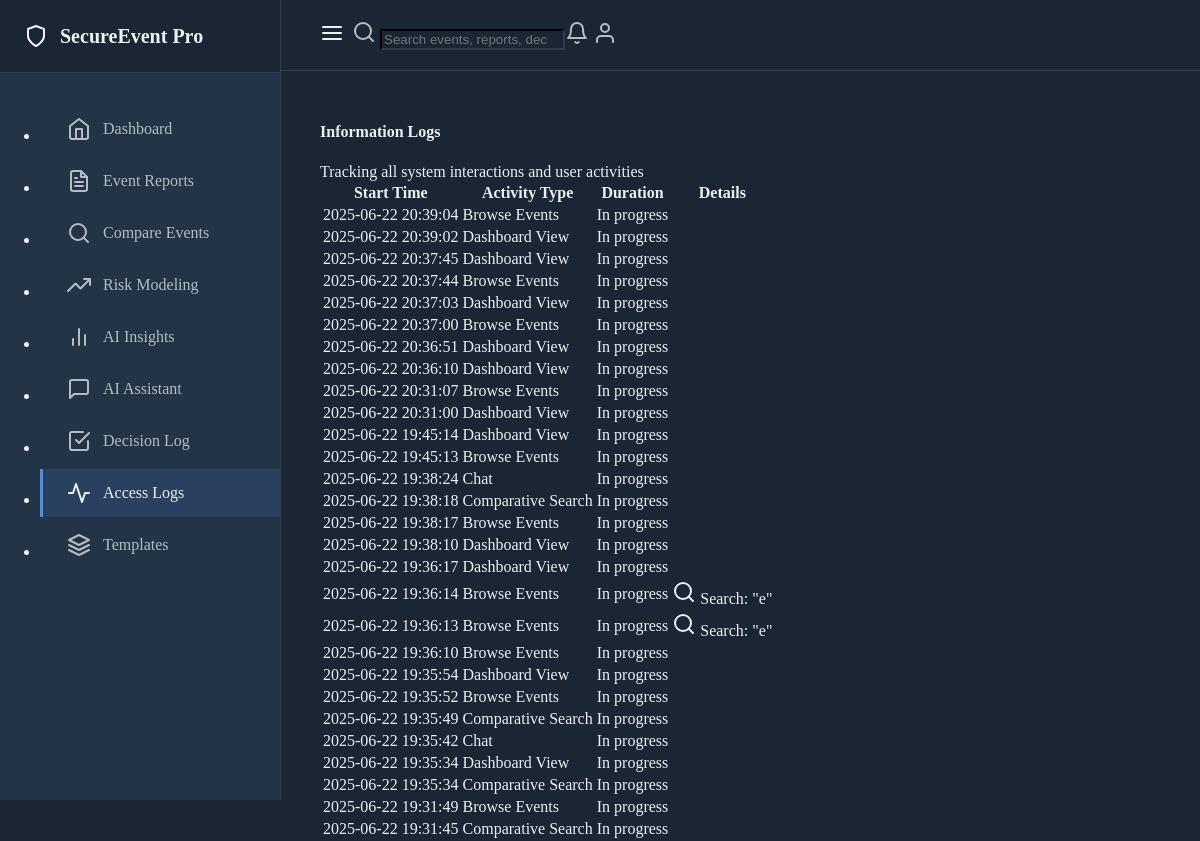
/access_logs (upper part), run on an earlier commit of the app's database.
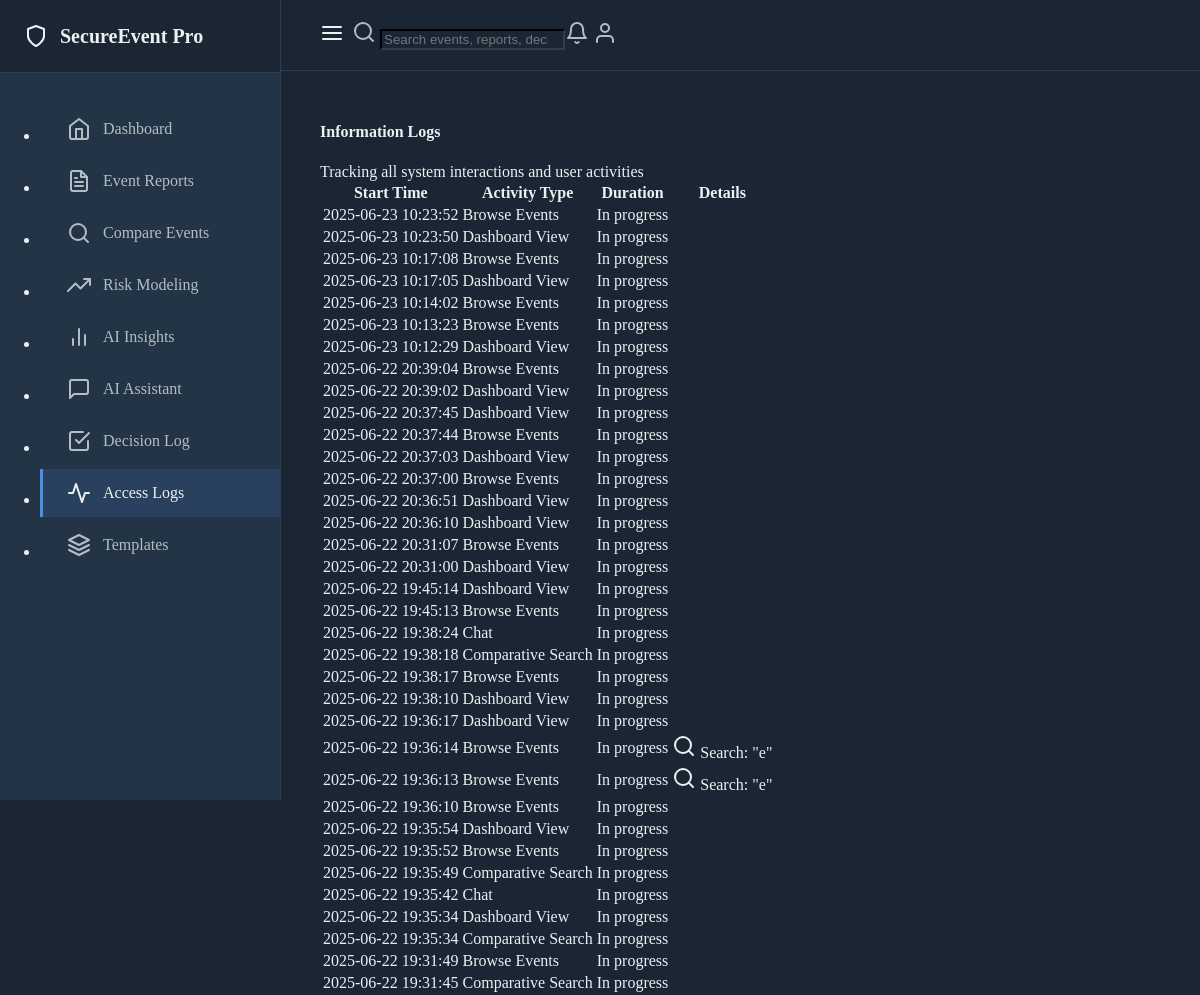
And on a later commit of the database.
### models.py (models this page shows, shortened)
class ActivityLog(db.Model):
    id = db.Column(db.Integer, primary_key=True)
    event_report_id = db.Column(db.Integer, db.ForeignKey('event_report.id'), nullable=True)
    activity_type = db.Column(db.String(50), nullable=False)
    started_at = db.Column(db.DateTime, default=datetime.utcnow)
    ended_at = db.Column(db.DateTime)
    duration_seconds = db.Column(db.Integer)
    user_identifier = db.Column(db.String(100))
    session_id = db.Column(db.String(100))
    search_query = db.Column(db.String(500))
    filters_applied = db.Column(db.JSON, default=dict)
    interaction_details = db.Column(db.JSON, default=dict)
    related_resources = db.Column(db.JSON, default=list)
    user_decisions = db.Column(db.JSON, default=list)
    notes = db.Column(db.Text)

### routes.py (the view)
@app.route("/access_logs")
def view_access_logs():
    logs = ActivityLog.query.order_by(ActivityLog.started_at.desc()).all()
    return render_template("access_log.html", logs=logs)

### routes.py (called while the page is built)
@app.before_request
def before_request():
    g.start_time = datetime.utcnow()
    g.activity_log = None

@app.after_request
def after_request(response):
    if hasattr(g, "activity_log") and g.activity_log:
        end_activity_tracking(g.activity_log)
    return response

### templates/access_log.html (shortened to what this page needs)
{% extends "base.html" %}
{% block content %}
<div class="container">
    <div class="d-flex justify-content-between align-items-center mb-4">
        <h4 class="mb-0">Information Logs</h4>
        <div class="text-muted">
            Tracking all system interactions and user activities
        </div>
    </div>
    <div class="table-responsive">
        <table class="table table-hover">
            <thead>
                <tr>
                    <th>Start Time</th>
                    <th>Activity Type</th>
                    <th>Duration</th>
                    <th>Details</th>
                </tr>
            </thead>
            <tbody>
                {% for log in logs %}
                <tr>
                    <td>{{ log.started_at.strftime('%Y-%m-%d %H:%M:%S') }}</td>
                    <td>
                        <span class="badge bg-{{ 'primary' if log.activity_type == 'view_report' else 'info' if log.activity_type == 'search' else 'secondary' }}">
                            {{ log.activity_type|replace('_', ' ')|title }}
                        </span>
                    </td>
                    <td>
                        {% if log.duration_seconds %}
                            {{ log.duration_seconds }} seconds
                        {% else %}
                            In progress
                        {% endif %}
                    </td>
                    <td>
                        {% if log.search_query %}
                            <div class="small text-muted">
                                <i data-feather="search" class="feather-sm me-1"></i>
                                Search: "{{ log.search_query }}"
                            </div>
                        {% endif %}
                    </td>
                </tr>
                {% endfor %}
            </tbody>
        </table>
    </div>
</div>
{% endblock %}

### templates/base.html (shortened to what this page needs)
<!DOCTYPE html>
<html lang="en" data-bs-theme="dark">
<head>
    <link href="https://cdn.replit.com/agent/bootstrap-agent-dark-theme.min.css" rel="stylesheet">
    <link href="https://cdn.jsdelivr.net/npm/feather-icons/dist/feather.min.css" rel="stylesheet">
</head>
<body>
    <div class="sidebar" id="sidebar">
        <div class="sidebar-header">
            <a href="/" class="sidebar-brand">
                <i data-feather="shield"></i>
                <span>SecureEvent Pro</span>
            </a>
        </div>
        <nav class="sidebar-nav">
            <ul class="nav flex-column">
                <li class="nav-item">
                    <a class="nav-link {{ 'active' if request.endpoint == 'dashboard' }}" href="{{ url_for('dashboard') }}">
                        <i data-feather="home"></i>
                        <span>Dashboard</span>
                    </a>
                </li>
                <li class="nav-item">
                    <a class="nav-link {{ 'active' if request.endpoint == 'index' }}" href="{{ url_for('index') }}">
                        <i data-feather="file-text"></i>
                        <span>Event Reports</span>
                    </a>
                </li>
                <li class="nav-item">
                    <a class="nav-link {{ 'active' if request.endpoint == 'comparative_search' }}" href="{{ url_for('comparative_search') }}">
                        <i data-feather="search"></i>
                        <span>Compare Events</span>
                    </a>
                </li>
                <li class="nav-item">
                    <a class="nav-link {{ 'active' if request.endpoint == 'modeling' }}" href="{{ url_for('modeling') }}">
                        <i data-feather="trending-up"></i>
                        <span>Risk Modeling</span>
                    </a>
                </li>
                <li class="nav-item">
                    <a class="nav-link {{ 'active' if request.endpoint == 'insights' }}" href="{{ url_for('insights') }}">
                        <i data-feather="bar-chart-2"></i>
                        <span>AI Insights</span>
                    </a>
                </li>
                <li class="nav-item">
                    <a class="nav-link {{ 'active' if request.endpoint == 'chat' }}" href="{{ url_for('chat') }}">
                        <i data-feather="message-square"></i>
                        <span>AI Assistant</span>
                    </a>
                </li>
                <li class="nav-item">
                    <a class="nav-link {{ 'active' if request.endpoint == 'decision_log' }}" href="{{ url_for('decision_log') }}">
                        <i data-feather="check-square"></i>
                        <span>Decision Log</span>
                    </a>
                </li>
                <li class="nav-item">
                    <a class="nav-link {{ 'active' if request.endpoint == 'view_access_logs' }}" href="{{ url_for('view_access_logs') }}">
                        <i data-feather="activity"></i>
                        <span>Access Logs</span>
                    </a>
                </li>
                <li class="nav-item">
                    <a class="nav-link {{ 'active' if request.endpoint == 'list_templates' }}" href="{{ url_for('list_templates') }}">
                        <i data-feather="layers"></i>
                        <span>Templates</span>
                    </a>
                </li>
            </ul>
        </nav>
    </div>
    <div class="flex-grow-1">
        <header class="top-header" id="topHeader">
            <button class="sidebar-toggle-btn" id="sidebarToggle">
                <i data-feather="menu"></i>
            </button>
            <div class="header-search flex-grow-1 mx-3 mx-md-4">
                <form class="d-flex" role="search">
                    <div class="input-group">
                        <span class="input-group-text bg-transparent border-end-0" id="search-addon"><i data-feather="search"></i></span>
                        <input class="form-control border-start-0" type="search" placeholder="Search events, reports, decisions..." aria-label="Search" aria-describedby="search-addon">
                    </div>
                </form>
            </div>
            <div class="header-actions d-flex align-items-center gap-3">
                <a href="#" class="nav-link"><i data-feather="bell"></i></a>
                <a href="#" class="nav-link"><i data-feather="user"></i></a>
            </div>
        </header>
        <main class="main-content" id="mainContent">
            {% block content %}{% endblock %}
        </main>
    </div>
</body>
</html>

### templates/base.html (style rules this page uses)
:root { --primary-color: #4A90E2; --secondary-color: #2C3E50; --accent-color: #3498DB; --background-dark: #1A2634; --card-bg: #233446; --text-primary: #ECF0F1; --text-secondary: #B2BEC3; }
body { background-color: var(--background-dark); color: var(--text-primary); }
.nav-link.active { color: var(--primary-color) !important; }
.nav-link { font-weight: 500; }
.nav-link.active { color: var(--bs-primary) !important; }
.sidebar-toggle-btn { background: none; border: none; color: var(--text-primary); font-size: 1.25rem; padding: 0.5rem; cursor: pointer; border-radius: 4px; transition: background-color 0.2s ease; }
.main-content { min-height: calc(100vh - 280px); padding: 2rem 0; margin-left: 280px; transition: margin-left 0.3s ease; }
.sidebar { position: fixed; top: 0; left: 0; height: 100vh; width: 280px; background-color: var(--card-bg); border-right: 1px solid var(--secondary-color); z-index: 1000; overflow-y: auto; transition: all 0.3s ease; }
.sidebar-header { padding: 1.5rem; border-bottom: 1px solid var(--secondary-color); background-color: var(--background-dark); }
.sidebar-brand { display: flex; align-items: center; gap: 0.75rem; font-size: 1.25rem; font-weight: 600; color: var(--text-primary); text-decoration: none; }
.sidebar-nav { padding: 1rem 0; }
.sidebar-nav .nav-item { margin-bottom: 0.25rem; }
.sidebar-nav .nav-link { display: flex; align-items: center; gap: 0.75rem; padding: 0.75rem 1.5rem; color: var(--text-secondary); text-decoration: none; transition: all 0.2s ease; border-left: 3px solid transparent; white-space: nowrap; }
.sidebar-nav .nav-link.active { background-color: rgba(74, 144, 226, 0.15); color: var(--primary-color); border-left-color: var(--primary-color); }
.header-search .form-control { background-color: var(--background-dark); border-color: var(--secondary-color); color: var(--text-primary); }
.header-search .input-group-text { border-color: var(--secondary-color); color: var(--text-secondary); }
.header-actions .nav-link { color: var(--text-secondary); }
.top-header { position: fixed; top: 0; left: 280px; right: 0; height: 70px; background-color: var(--background-dark); border-bottom: 1px solid var(--secondary-color); z-index: 999; display: flex; align-items: center; padding: 0 2rem; transition: left 0.3s ease; }
.main-content { margin-top: 70px; margin-left: 280px; min-height: calc(100vh - 70px); padding: 2rem; transition: margin-left 0.3s ease; }
.badge { font-weight: 500; }

What changed in the data, as far as the page shows it:
added ActivityLog: started_at "2025-06-23 10:23:52", activity_type "Browse Events", duration_seconds "In progress"
added ActivityLog: started_at "2025-06-23 10:23:50", activity_type "Dashboard View", duration_seconds "In progress"
added ActivityLog: started_at "2025-06-23 10:17:08", activity_type "Browse Events", duration_seconds "In progress"
added ActivityLog: started_at "2025-06-23 10:17:05", activity_type "Dashboard View", duration_seconds "In progress"
added ActivityLog: started_at "2025-06-23 10:14:02", activity_type "Browse Events", duration_seconds "In progress"
added ActivityLog: started_at "2025-06-23 10:13:23", activity_type "Browse Events", duration_seconds "In progress"
added ActivityLog: started_at "2025-06-23 10:12:29", activity_type "Dashboard View", duration_seconds "In progress"
